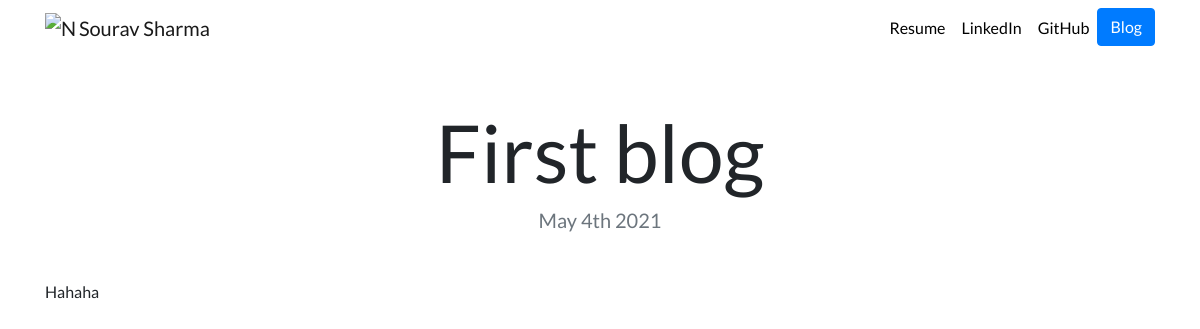
The page /blog1/ on the database as committed earlier.
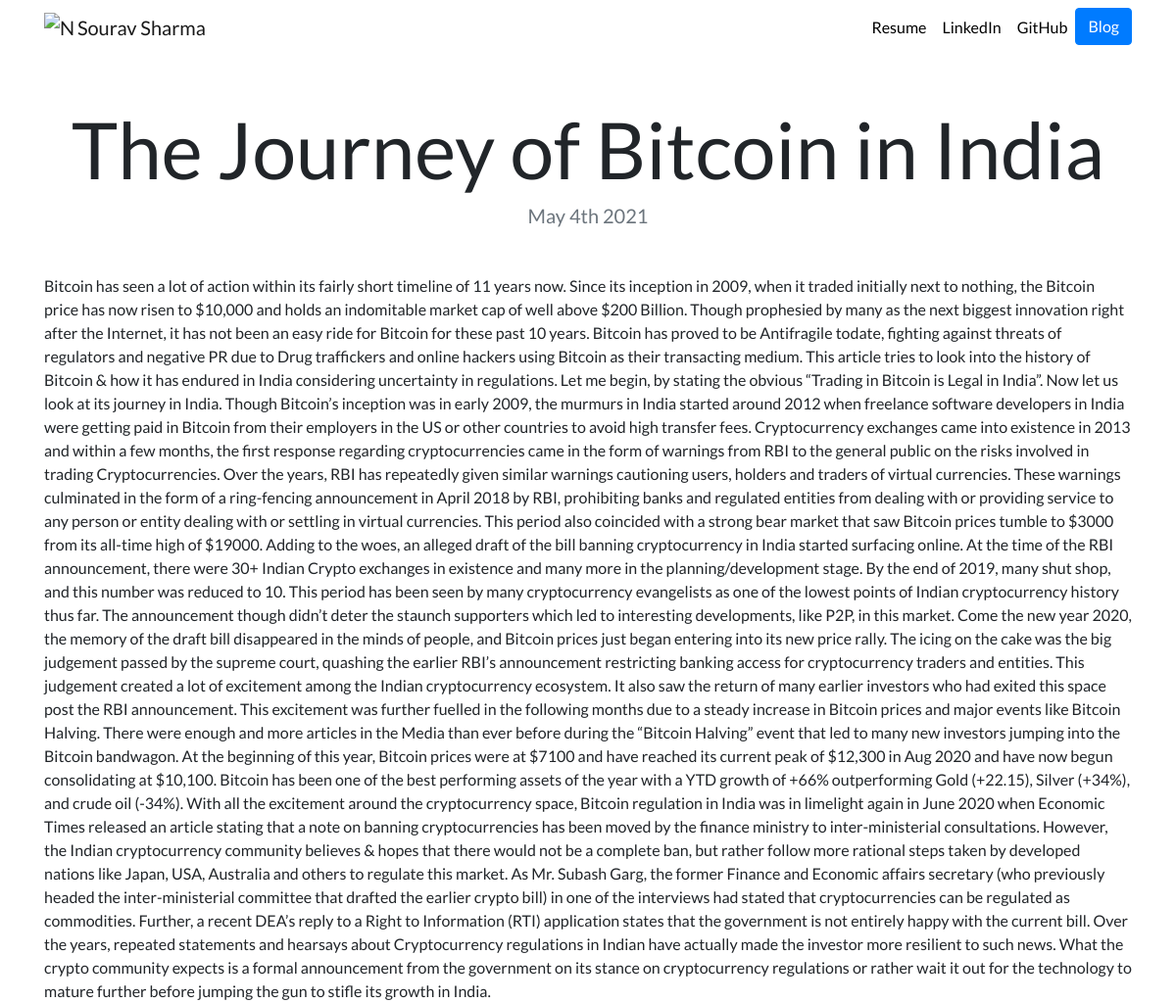
The same page on the database as committed later.
### blog/models.py (models this page shows)
class Blog(models.Model):
    title = models.CharField(max_length=100)
    description = models.CharField(max_length=25000)
    date = models.DateField()

### blog/views.py (the view)
# urls.py: path('<int:blog_id>/', views.detail, name='detail'),
def detail(request, blog_id):
    blog = get_object_or_404(Blog, pk=blog_id)
    return render(request, 'blog/detail.html',{'blog':blog})

### blog/templates/blog/detail.html
{% extends "portfolio/base.html" %}
{% load static %}
{% block content %}
<h1 class="text-center mt-5" id="blogdetailtitle">{{ blog.title }}</h1>
<h5 class="text-center text-muted mb-5">{{ blog.date|date:'F jS Y' }}</h5>
{{ blog.description|safe }}
{% endblock %}

Rows that differ between the two databases and show on the page:
changed Blog: title "First blog" → "The Journey of Bitcoin in India"; description "Hahaha" → "Bitcoin has seen a lot of action within its fairly short timeline of 11 years now. Since its inception in 2009, when it traded initially next to nothing, the Bitcoin price has now risen to $10,000 and holds an indomitable market cap of well above $200 Billion. Though prophesied by many as the next biggest innovation right after the Internet, it has not been an easy ride for Bitcoin for these past 10 years. Bitcoin has proved to be Antifragile todate, fighting against threats of regulators and negative PR due to Drug traffickers and online hackers using Bitcoin as their transacting medium. This article tries to look into the history of Bitcoin & how it has endured in India considering…"
